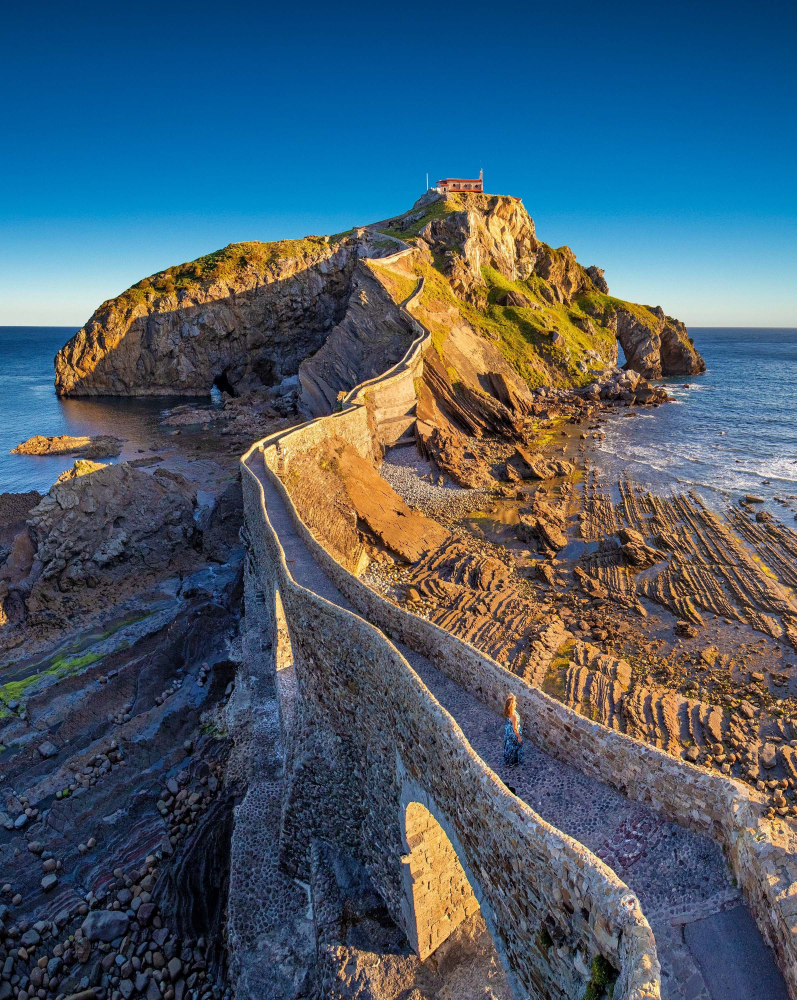
#> input picture base.jpg, 2390 x 3000 px, given in place of alternate.png, which was not available (shown at 1/3 size)
$ python SimulateHdrContentOnSdrScreen.py
#> lines starting #> are read from the running program, lines starting #| are printed output that depends on the picture; pictures that were not available may be replaced by others from this repository, and a replacement may not be noted
### TransferFunction.py
import numpy as np

SDR_DIFFUSION_WHITE = 203
HLG_LUMINANCE_RANGE = 1000
PQ_LUMINANCE_RANGE = 10000


def Gamma22Oetf(x):
    x = np.clip(x, 0, 1)
    return x ** (1/2.2)


def Gamma22Eotf(x):
    x = np.clip(x, 0, 1)
    return x ** 2.2


# [11 lines left out: function PqOetf, not called in this run]


def PqEotf(x):
    m1 = 2610 / 16384
    m2 = (2523 / 4096) * 128
    c1 = 3424 / 4096
    c2 = (2413 / 4096) * 32
    c3 = (2392 / 4096) * 32
    x = np.clip(x, 0, 1)
    temp = x ** (1/m2)
    numerator = np.clip(temp-c1, 0, None)
    denominator = c2 - c3 * temp
    return np.clip((numerator/denominator)**(1/m1), 0, 1)

### Gamut.py
import numpy as np
import matplotlib.pyplot as plt

# sRGB / Rec.709
sRGB_xy = {
    'red':   (0.6400, 0.3300),
    'green': (0.3000, 0.6000),
    'blue':  (0.1500, 0.0600),
    'white': (0.3127, 0.3290)  # D65
}

# Display P3
display_p3_xy = {
    'red':   (0.6800, 0.3200),
    'green': (0.2650, 0.6900),
    'blue':  (0.1500, 0.0600),
    'white': (0.3127, 0.3290)  # D65
}

# BT.2020
bt2020_xy = {
    'red':   (0.7080, 0.2920),
    'green': (0.1700, 0.7970),
    'blue':  (0.1310, 0.0460),
    'white': (0.3127, 0.3290)  # D65
}


def xyToXYZ(xy):
    """将 xy 色度值转换为 XYZ"""
    x, y = xy
    if y == 0:
        return (0., 0., 0.)
    Y = 1.0
    X = (x / y) * Y
    Z = ((1 - x - y) / y) * Y
    return (X, Y, Z)


def RgbToXYZMatirx(r_xy, g_xy, b_xy, w_xy):
    xr, yr = r_xy
    xg, yg = g_xy
    xb, yb = b_xy
    Xr, Yr, Zr = xyToXYZ((xr, yr))
    Xg, Yg, Zg = xyToXYZ((xg, yg))
    Xb, Yb, Zb = xyToXYZ((xb, yb))

    M = np.array([
        [Xr, Xg, Xb],
        [Yr, Yg, Yb],
        [Zr, Zg, Zb]
    ])

    W = np.array(xyToXYZ(w_xy))
    S = np.linalg.solve(M, W)

    Sr, Sg, Sb = S
    return np.array([
        [Xr * Sr, Xg * Sg, Xb * Sb],
        [Yr * Sr, Yg * Sg, Yb * Sb],
        [Zr * Sr, Zg * Sg, Zb * Sb]
    ])


def RgbToXYZ(rgb, gamut):
    if gamut == 'sRGB':
        gamut_basis = sRGB_xy
    elif gamut == 'Display P3':
        gamut_basis = display_p3_xy
    elif gamut == 'BT.2020':
        gamut_basis = bt2020_xy
    else:
        print('Unknown gamut, use sRGB as default')
        gamut_basis = sRGB_xy
    r_xy = gamut_basis['red']
    g_xy = gamut_basis['green']
    b_xy = gamut_basis['blue']
    w_xy = gamut_basis['white']
    matrix = RgbToXYZMatirx(r_xy, g_xy, b_xy, w_xy)
    rgb = np.asarray(rgb)
    xyz = rgb @ matrix.T
    return xyz


def XYZToRgb(xyz, gamut):
    if gamut == 'sRGB':
        gamut_basis = sRGB_xy
    elif gamut == 'Display P3':
        gamut_basis = display_p3_xy
    elif gamut == 'BT.2020':
        gamut_basis = bt2020_xy
    else:
        print('Unknown gamut, use sRGB as default')
        gamut_basis = sRGB_xy
    r_xy = gamut_basis['red']
    g_xy = gamut_basis['green']
    b_xy = gamut_basis['blue']
    w_xy = gamut_basis['white']
    matrix = RgbToXYZMatirx(r_xy, g_xy, b_xy, w_xy)
    inv_matrix = np.linalg.inv(matrix)
    xyz = np.asarray(xyz)
    rgb = xyz @ inv_matrix.T
    return rgb


# [27 lines left out: function RgbToRgb, not called in this run]

def RgbToLuma(rgb, gamut):
    r, g, b = rgb[:, :, 0], rgb[:, :, 1], rgb[:, :, 2]
    if gamut == 'sRGB':
        y = 0.2126 * r + 0.7152 * g + 0.0722 * b
    elif gamut == 'Display P3':
        y = 0.22897 * r + 0.69174 * g + 0.07929 * b
    elif gamut == 'BT.2020':
        y = 0.2627 * r + 0.6780 * g + 0.0593 * b
    else:
        raise ValueError(f"Unsupported: {gamut}.")
    return y


# [24 lines left out: function PlotColorGamut, not called in this run]


# [26 lines that do not run on import are left out]

### ColourAppearanceModel.py
import cv2
import numpy as np
import matplotlib.pyplot as plt


class Cam16:
    # [155 lines left out: functions __init__, XYZToCIECam16, CIECam16ToXYZ, not called in this run]

# refer to Safdar et al. Opt. Express Vol. 25, Issue 13, pp. 15131-15151 (2017)
class Jabz:
    def __init__(self):
        self.b = 1.15
        self.g = 0.66
        self.d = -0.56
        self.d0 = 1.6295499532821566e-11
        self.PQ_LUMINANCE_RANGE = 10000
        self.m1 = 2610 / 16384
        self.m2 = 2523 / 32 * 1.7  # different from real PQ curve
        self.c1 = 3424 / 4096
        self.c2 = 2413 / 128
        self.c3 = 2392 / 128

    def simulatedPQ(self, x):
        x = np.clip(x, 0, 1)
        temp = x ** self.m1
        numerator = self.c1 + self.c2 * temp
        denominator = 1 + self.c3 * temp
        base = numerator / np.where(denominator != 0, denominator, np.finfo(float).eps)
        base = np.clip(base, 0, None)
        return base ** self.m2

    def simulatedInvPQ(self, x):
        x = np.clip(x, 0, 1)
        temp = x ** (1 / self.m2)
        numerator = temp - self.c1
        denominator = self.c2 - self.c3 * temp
        base = numerator / np.where(denominator != 0, denominator, np.finfo(float).eps)
        base = np.clip(base, 0, None)
        return base ** (1 / self.m1)

    def XYZToJChz(self, XYZ):
        X, Y, Z = XYZ[0], XYZ[1], XYZ[2]
        X, Y, Z = max(0, X), max(0, Y), max(0, Z)
        X2 = self.b * X - (self.b - 1) * Z
        Y2 = self.g * Y - (self.g - 1) * X
        L = 0.41478972 * X2 + 0.579999 * Y2 + 0.0146480 * Z
        M = -0.2015100 * X2 + 1.120649 * Y2 + 0.0531008 * Z
        S = -0.0166008 * X2 + 0.264800 * Y2 + 0.6684799 * Z
        L2 = self.simulatedPQ(L/self.PQ_LUMINANCE_RANGE)
        M2 = self.simulatedPQ(M/self.PQ_LUMINANCE_RANGE)
        S2 = self.simulatedPQ(S/self.PQ_LUMINANCE_RANGE)
        Iz = 0.5 * L2 + 0.5 * M2
        Az = 3.524000 * L2 - 4.066708 * M2 + 0.542708 * S2
        Bz = 0.199076 * L2 + 1.096799 * M2 - 1.295875 * S2
        Jz = ((1 + self.d) * Iz) / (1 + self.d * Iz) - self.d0
        Cz = np.sqrt(Az ** 2 + Bz ** 2)
        hz = np.arctan2(Bz, Az)
        return np.array([Jz, Cz, hz])

    # [18 lines left out: function XYZToJChzMap, not called in this run]

    def JChzToXYZ(self, JChz):
        Jz, Cz, hz = JChz[0], JChz[1], JChz[2]
        Az = Cz * np.cos(hz)
        Bz = Cz * np.sin(hz)
        Iz = (Jz + self.d0) / (1 + self.d - self.d * (Jz + self.d0))
        L2 = Iz + 0.13860504 * Az + 0.05804732 * Bz
        M2 = Iz - 0.13860504 * Az - 0.05804732 * Bz
        S2 = Iz - 0.09601924 * Az - 0.81189190 * Bz
        L = self.PQ_LUMINANCE_RANGE * self.simulatedInvPQ(L2)
        M = self.PQ_LUMINANCE_RANGE * self.simulatedInvPQ(M2)
        S = self.PQ_LUMINANCE_RANGE * self.simulatedInvPQ(S2)
        X2 = 1.92422644 * L - 1.00479231 * M + 0.03765140 * S
        Y2 = 0.35031676 * L + 0.72648119 * M - 0.06538442 * S
        Z = -0.09098281 * L - 0.31272829 * M + 1.52276656 * S
        X = (X2 + (self.b - 1) * Z) / self.b
        Y = (Y2 + (self.g - 1) * X) / self.g
        return np.array([X, Y, Z])

    # [17 lines left out: function JChzToXYZMap, not called in this run]


# [8 lines that do not run on import are left out]

### SimulateHdrContentOnSdrScreen.py
import cv2
import numpy as np
import matplotlib.pyplot as plt
from Gamut import XYZToRgb, RgbToXYZ, RgbToRgb, RgbToLuma
from TransferFunction import Gamma22Oetf, Gamma22Eotf, PqEotf, SDR_DIFFUSION_WHITE, PQ_LUMINANCE_RANGE
from ColourAppearanceModel import Jabz
JabzConverter = Jabz()


SCREEN_WHITE = 200  # nits
ALTERNATE_PATH = "alternate.png"
ALTERNATE_GAMUT = "sRGB"
ALTERNATE_TRANSFER = "BT.2020"
BASE_PATH = "base.jpg"
BASE_GAMUT = "sRGB"
BASE_TRANSFER = "Gamma2.2"


HdrBgrImage = cv2.imread(ALTERNATE_PATH, cv2.IMREAD_UNCHANGED)
#> HdrBgrImage is the input picture: shape (3000, 2390, 3); mean B, G, R 106.3, 92.6, 74.2
HdrRgbImage = HdrBgrImage[:, :, ::-1]
HdrRgbLuminance = PqEotf(HdrRgbImage / 65535.0) * PQ_LUMINANCE_RANGE
HdrLuminance = RgbToLuma(HdrRgbLuminance, ALTERNATE_GAMUT)
#> in RgbToLuma, `r, g, b = rgb[:, :, 0], rgb[:, :, 1], rgb[:, :, 2]`:
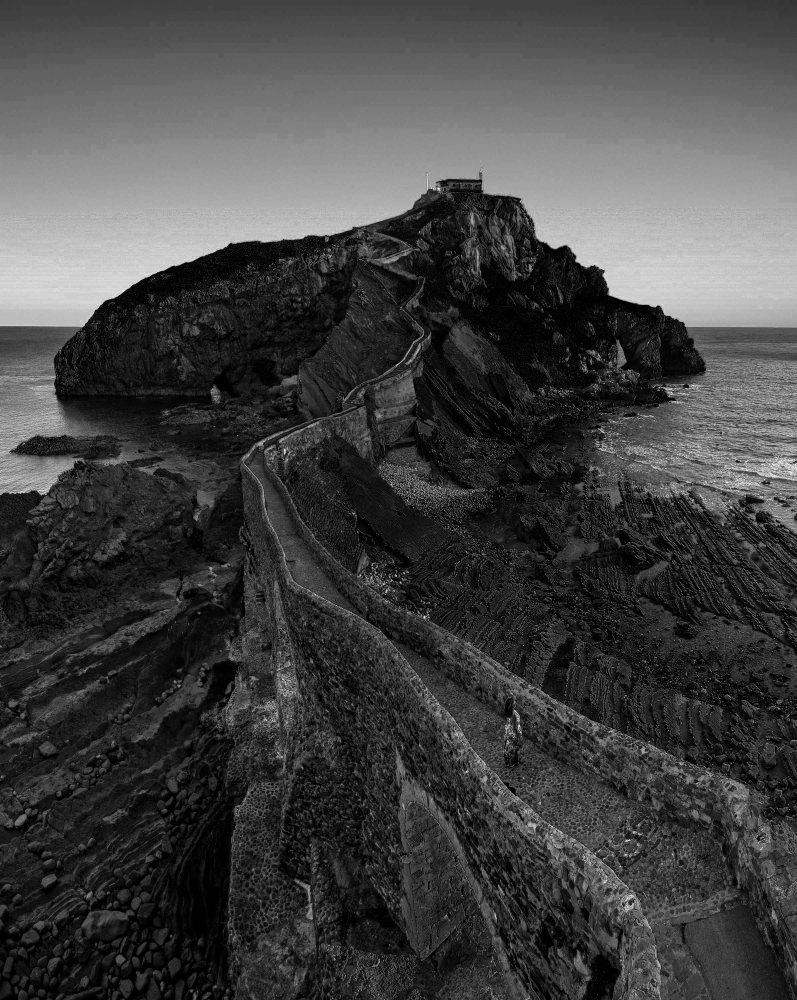
#> b: shape (3000, 2390) float64 (shown at 1/3 size); min 0, max 0.000428, mean 0.000113; drawn with min black and max white
HdrLightestPoint = np.where(HdrLuminance == np.max(HdrLuminance))
#> HdrLightestPoint = ([1429, 1452], [2152, 2245])
MaxHdrRgbLuminance = HdrRgbLuminance[HdrLightestPoint]
#> MaxHdrRgbLuminance = [[0.000428, 0.000428, 0.000428], [0.000428, 0.000428, 0.000428]]
MaxHdrLuminance = HdrLuminance[HdrLightestPoint]
#> MaxHdrLuminance = [0.000428, 0.000428]

SdrBgrImage = cv2.imread(BASE_PATH)
SdrRgbImage = SdrBgrImage[:, :, ::-1]
SdrRgbLuminance = Gamma22Eotf(SdrRgbImage / 255.0) * SDR_DIFFUSION_WHITE
SdrLuminance = RgbToLuma(SdrRgbLuminance, BASE_GAMUT)
#> call 2 of RgbToLuma, with gamut = 'sRGB'
#> in RgbToLuma (call 2), `r, g, b = rgb[:, :, 0], rgb[:, :, 1], rgb[:, :, 2]`:
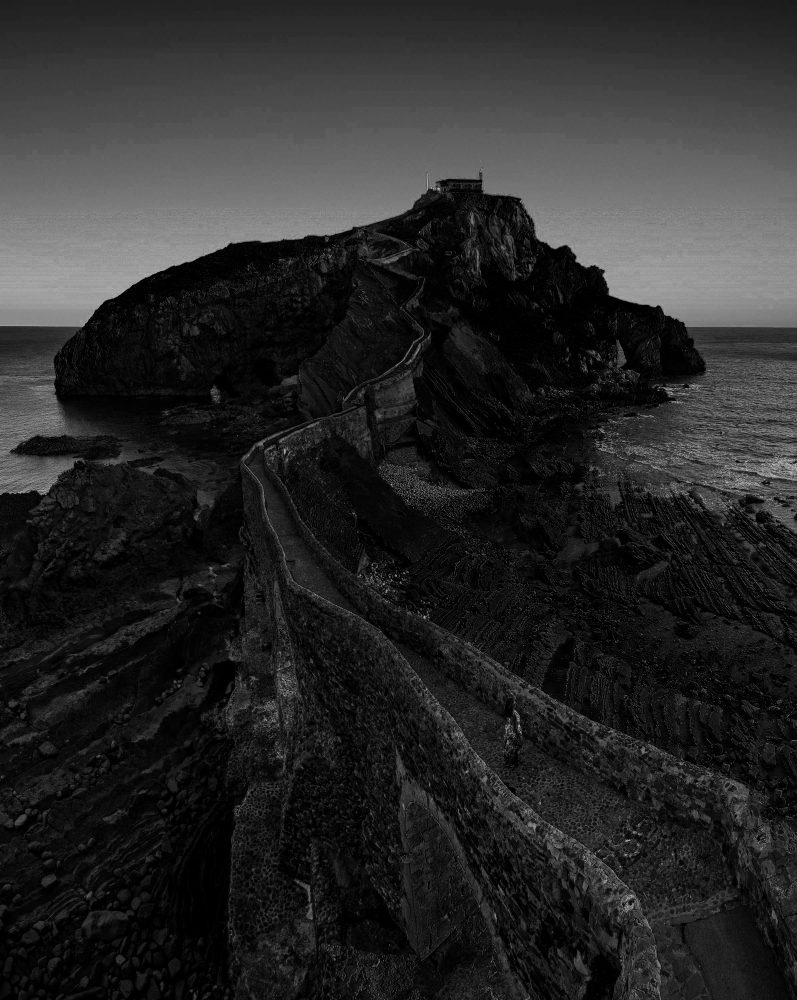
#> b: shape (3000, 2390) float64 (shown at 1/3 size); min 0, max 203, mean 41.2
SdrLightestPoint = np.where(SdrLuminance == np.max(SdrLuminance))
#> SdrLightestPoint = ([1429, 1452], [2152, 2245])
MaxSdrRgbLuminance = SdrRgbLuminance[SdrLightestPoint]
#> MaxSdrRgbLuminance = [[203, 203, 203], [203, 203, 203]]
MaxSdrLuminance = SdrLuminance[SdrLightestPoint]
#> MaxSdrLuminance = [203, 203]


MaxHdrXYZ = RgbToXYZ(MaxHdrRgbLuminance[0], "sRGB")
#> in RgbToXYZ, `rgb = np.asarray(rgb)`: rgb = [0.000428, 0.000428, 0.000428]
#> in RgbToXYZ, `xyz = rgb @ matrix.T`: xyz = [0.000407, 0.000428, 0.000466]
#> MaxHdrXYZ = [0.000407, 0.000428, 0.000466]
MaxHdrJChz = JabzConverter.XYZToJChz(MaxHdrXYZ)
#> in XYZToJChz, `X, Y, Z = XYZ[0], XYZ[1], XYZ[2]`: X = 0.000407; Y = 0.000428; Z = 0.000466
#> in XYZToJChz, `X2 = self.b * X - (self.b - 1) * Z`: X2 = 0.000398
#> in XYZToJChz, `Y2 = self.g * Y - (self.g - 1) * X`: Y2 = 0.000421
#> in XYZToJChz, `L = 0.41478972 * X2 + 0.579999 * Y2 + 0.0146480 * Z`: L = 0.000416
#> in simulatedPQ, `x = np.clip(x, 0, 1)`: x = 4.16e-08
#> in simulatedPQ, `temp = x ** self.m1`: temp = 0.0667
#> in simulatedPQ, `numerator = self.c1 + self.c2 * temp`: numerator = 2.09
#> in simulatedPQ, `denominator = 1 + self.c3 * temp`: denominator = 2.25
#> in simulatedPQ, `base = numerator / np.where(denominator != 0, denominator, np.finfo(fl..`: base = 0.932
#> in XYZToJChz, `L2 = self.simulatedPQ(L/self.PQ_LUMINANCE_RANGE)`: L2 = 7.78e-05
#> in XYZToJChz, `S2 = self.simulatedPQ(S/self.PQ_LUMINANCE_RANGE)`: S2 = 7.79e-05
#> in XYZToJChz, `Iz = 0.5 * L2 + 0.5 * M2`: Iz = 7.78e-05
#> in XYZToJChz, `Az = 3.524000 * L2 - 4.066708 * M2 + 0.542708 * S2`: Az = -1.01e-07
#> in XYZToJChz, `Bz = 0.199076 * L2 + 1.096799 * M2 - 1.295875 * S2`: Bz = -7.37e-08
#> in XYZToJChz, `Jz = ((1 + self.d) * Iz) / (1 + self.d * Iz) - self.d0`: Jz = 3.42e-05
#> in XYZToJChz, `Cz = np.sqrt(Az ** 2 + Bz ** 2)`: Cz = 1.25e-07
#> in XYZToJChz, `hz = np.arctan2(Bz, Az)`: hz = -2.51
#> MaxHdrJChz = [3.42e-05, 1.25e-07, -2.51]
DiffusionWhiteXYZ = SDR_DIFFUSION_WHITE / 100.0 * np.array([95.047, 100.0, 108.883])  # D65
DiffusionWhiteJChz = JabzConverter.XYZToJChz(DiffusionWhiteXYZ)
ScreenWhiteXYZ = SCREEN_WHITE / 100.0 * np.array([95.047, 100.0, 108.883])  # D65
ScreenWhiteJChz = JabzConverter.XYZToJChz(ScreenWhiteXYZ)
#    MaxHdrJ / DiffusionWhiteJ = ScreenWhiteJ / BackgroundJ
# -> BackgroundJ = ScreenWhiteJ / (MaxHdrJ / DiffusionWhiteJ)
BackgroundJChz = np.array([ScreenWhiteJChz[0] / (MaxHdrJChz[0] / DiffusionWhiteJChz[0]),
                             ScreenWhiteJChz[1], ScreenWhiteJChz[2]])
#> BackgroundJChz = [1431.8, 0.00018, -2.59]
BackgroundXYZ = JabzConverter.JChzToXYZ(BackgroundJChz)
#> in JChzToXYZ, `Jz, Cz, hz = JChz[0], JChz[1], JChz[2]`: Jz = 1431.8; Cz = 0.00018; hz = -2.59
#> in JChzToXYZ, `Az = Cz * np.cos(hz)`: Az = -0.000153
#> in JChzToXYZ, `Bz = Cz * np.sin(hz)`: Bz = -9.41e-05
#> in JChzToXYZ, `Iz = (Jz + self.d0) / (1 + self.d - self.d * (Jz + self.d0))`: Iz = 1.78
#> in simulatedInvPQ, `x = np.clip(x, 0, 1)`: x = 1
#> in simulatedInvPQ, `numerator = temp - self.c1`: numerator = 0.164
#> in simulatedInvPQ, `base = numerator / np.where(denominator != 0, denominator, np.finfo(fl..`: base = 1
#> in JChzToXYZ, `L = self.PQ_LUMINANCE_RANGE * self.simulatedInvPQ(L2)`: L = 10000
#> in JChzToXYZ, `X2 = 1.92422644 * L - 1.00479231 * M + 0.03765140 * S`: X2 = 9570.9
#> in JChzToXYZ, `Y2 = 0.35031676 * L + 0.72648119 * M - 0.06538442 * S`: Y2 = 10114.1
#> in JChzToXYZ, `Z = -0.09098281 * L - 0.31272829 * M + 1.52276656 * S`: Z = 11190.6
#> in JChzToXYZ, `X = (X2 + (self.b - 1) * Z) / self.b`: X = 9782.1
#> in JChzToXYZ, `Y = (Y2 + (self.g - 1) * X) / self.g`: Y = 10285.2
#> BackgroundXYZ = [9782.1, 10285.2, 11190.6]
BackgroundLuminance = XYZToRgb(BackgroundXYZ, "sRGB")
#> in XYZToRgb, `rgb = xyz @ inv_matrix.T`: rgb = [10311.6, 10278.4, 10274.3]
#> BackgroundLuminance = [10311.6, 10278.4, 10274.3]
BackgroundLinear = BackgroundLuminance / SCREEN_WHITE
#> BackgroundLinear = [51.56, 51.39, 51.37]
DimmingFactor = np.mean(BackgroundLinear)
#> DimmingFactor = 51.44
print(f"Dimming factor: {DimmingFactor:.2f}, Background: {BackgroundLinear[0]:.2f}")
#| Dimming factor: 51.44, Background: 51.56
# compress Hdr luminance to SCREEN_WHITE, and Sdr Luminance to Background
SimuHdrRgbLinear = HdrRgbLuminance / HdrRgbLuminance.max()
SimuSdrRgbLinear = SdrRgbLuminance / SdrRgbLuminance.max() * DimmingFactor
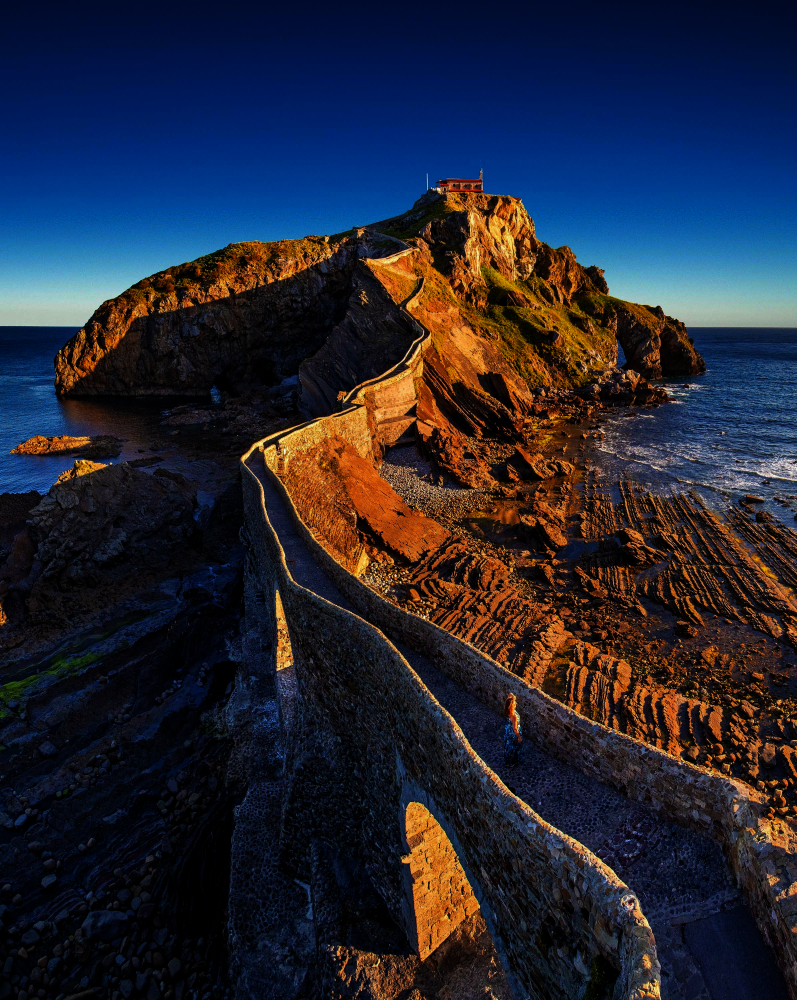
#> SimuSdrRgbLinear: shape (3000, 2390, 3) float64 (shown at 1/3 size); mean R, G, B 7.5, 7.8, 10.5; drawn with min black and max white
"""
# pixel-wise compression
HdrXYZ = RgbToXYZ(HdrRgbLuminance, "sRGB")
HdrJChz = JabzConverter.XYZToJChzMap(HdrXYZ)
SdrXYZ = RgbToXYZ(SdrRgbLuminance, "sRGB")
SdrJChz = JabzConverter.XYZToJChzMap(SdrXYZ)
SimuHdrRgbJChz = np.dstack((BackgroundJChz[0] * HdrJChz[:, :, 0] / DiffusionWhiteJChz[0],
                         HdrJChz[:, :, 1], HdrJChz[:, :, 2]))
SimuSdrRgbJChz = np.dstack((BackgroundJChz[0] * SdrJChz[:, :, 0] / DiffusionWhiteJChz[0],
                         SdrJChz[:, :, 1], SdrJChz[:, :, 2]))
SimuHdrRgbXYZ = JabzConverter.JChzToXYZMap(SimuHdrRgbJChz)
SimuSdrRgbXYZ = JabzConverter.JChzToXYZMap(SimuSdrRgbJChz)
SimuHdrRgbLuminance = np.maximum(0, XYZToRgb(SimuHdrRgbXYZ, "sRGB"))
SimuSdrRgbLuminance = np.maximum(0, XYZToRgb(SimuSdrRgbXYZ, "sRGB"))
SimuHdrRgbLinear = np.clip(SimuHdrRgbLuminance / SCREEN_WHITE, 0, 1)
SimuSdrRgbLinear = np.clip(SimuSdrRgbLuminance / SCREEN_WHITE, 0, 1)
"""
BackgroundEncode = Gamma22Oetf(BackgroundLinear)
#> in Gamma22Oetf, `x = np.clip(x, 0, 1)`: x = [1, 1, 1]
#> BackgroundEncode = [1, 1, 1]
BackgroundColor = BackgroundEncode
#> BackgroundColor = [1, 1, 1]
SimuHdrRgbImage = np.uint8(255 * Gamma22Oetf(SimuHdrRgbLinear))
SimuSdrRgbImage = np.uint8(255 * Gamma22Oetf(SimuSdrRgbLinear))
#> in Gamma22Oetf (call 3), `return x ** (1/2.2)`:
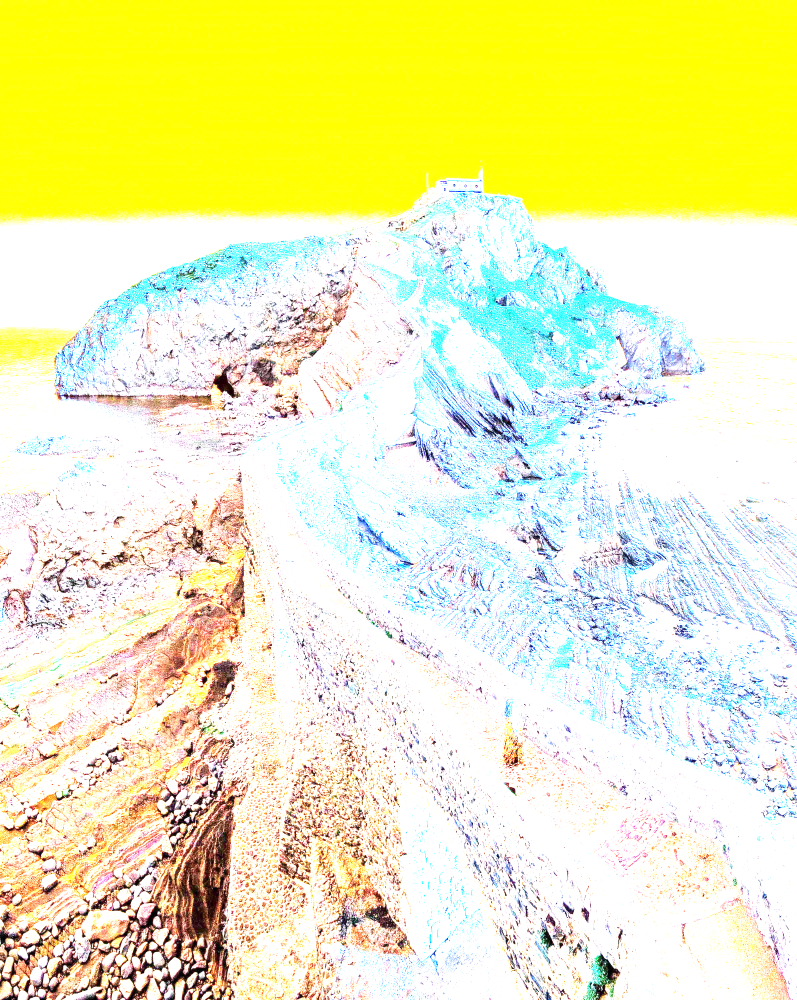
#> returned value: shape (3000, 2390, 3) float64 (shown at 1/3 size); mean of channels 0, 1, 2 0.717, 0.936, 0.936; drawn as B, G, R
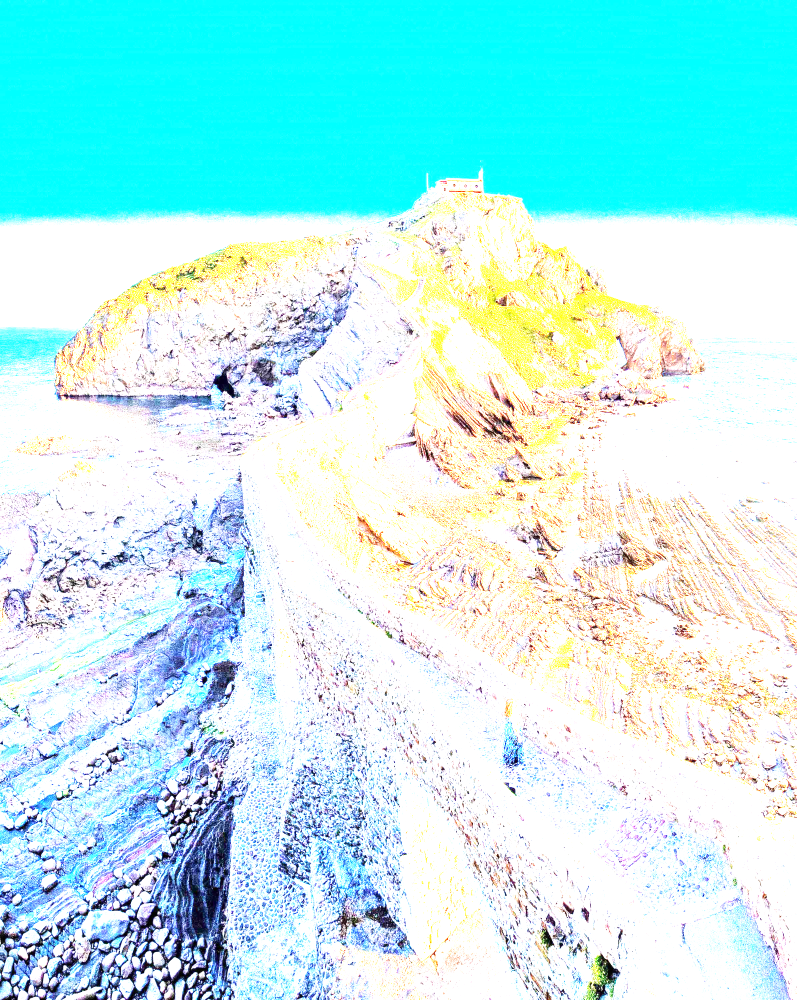
#> SimuSdrRgbImage: shape (3000, 2390, 3) (shown at 1/3 size); mean R, G, B 182.5, 238.6, 238.5
plt.figure(facecolor=BackgroundColor)
plt.subplot(121)
plt.imshow(SimuSdrRgbLinear)
plt.title("Simu. SDR Image")
plt.axis("off")
plt.subplot(122)
plt.imshow(SimuHdrRgbImage)
plt.title("Simu. HDR Image")
plt.axis("off")
# plt.show(block=True)
plt.savefig("./Simu.png")
